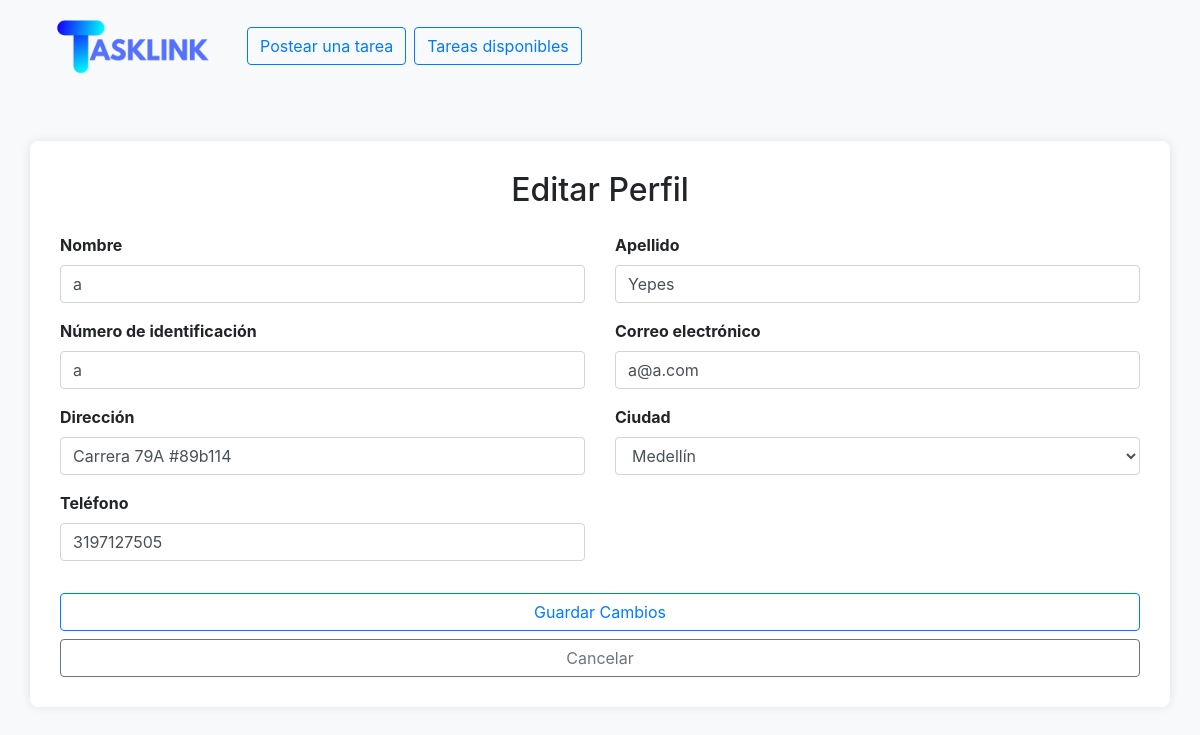
The page /editar_perfil (signed in) on the database as committed earlier.
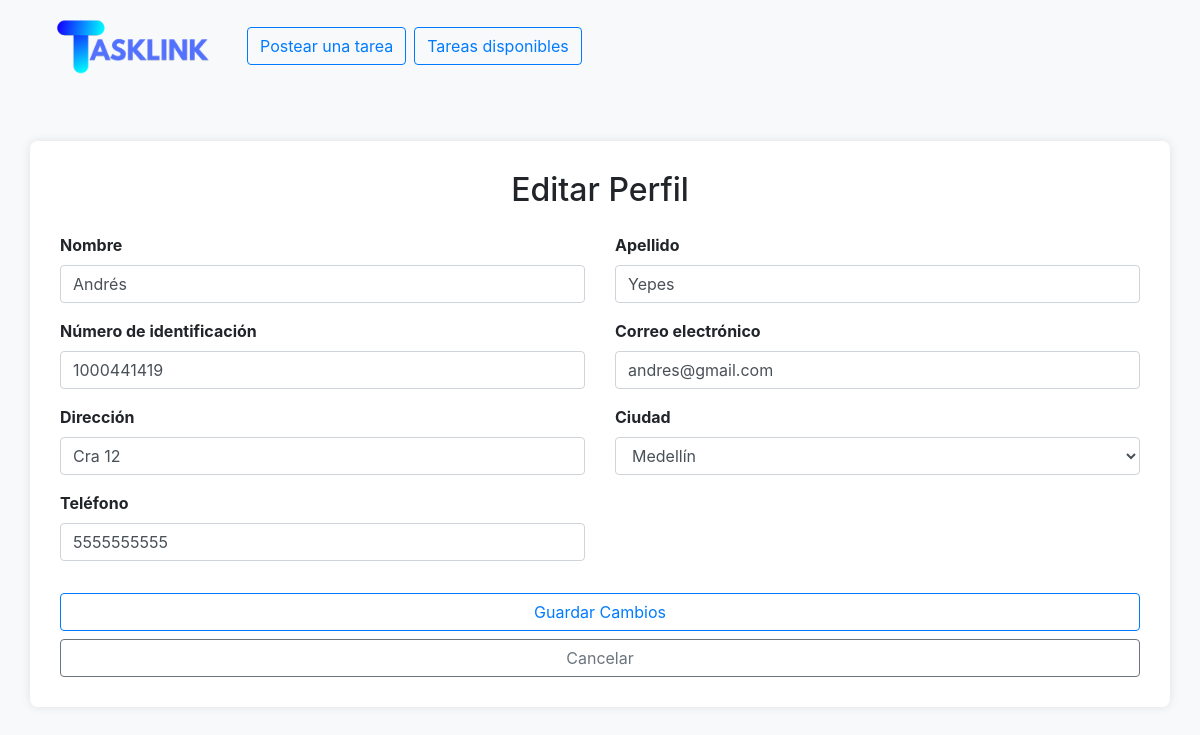
The same page on the database as committed later.
### tables this page shows
CREATE TABLE Usuarios (
    ID_usuario INTEGER PRIMARY KEY,
    Nombre TEXT NOT NULL,
    Apellido TEXT NOT NULL,
    Correo TEXT NOT NULL UNIQUE,
    Contrasena TEXT NOT NULL,
    ID_estado_usuario INTEGER,
    ID_tipo_usuario INTEGER,
    Identificacion TEXT NOT NULL UNIQUE,
    ID_ciudad INTEGER,
    Direccion TEXT,
    Telefono TEXT,
    FotoPerfil BLOB,
    FotoCedula BLOB,
    Fecha_creacion DATETIME DEFAULT CURRENT_TIMESTAMP,
    Fecha_actualizacion DATETIME DEFAULT CURRENT_TIMESTAMP,
    FOREIGN KEY (ID_estado_usuario) REFERENCES Estados_Usuarios(ID_estado_usuario),
    FOREIGN KEY (ID_tipo_usuario) REFERENCES Tipos_Usuarios(ID_tipo_usuario),
    FOREIGN KEY (ID_ciudad) REFERENCES Ciudades(ID_ciudad)
);

### app.py (the view)
@app.route('/editar_perfil', methods=['GET'])
@login_requerido
@verificar_usuario_activo
def editar_perfil():
    conn = get_db_connection()
    ciudades = conn.execute('SELECT ID_ciudad, Nombre FROM Ciudades').fetchall()
    conn.close()
    conn = get_db_connection()
    usuario = conn.execute('''
        SELECT U.*, C.Nombre AS Ciudad
        FROM Usuarios U
        LEFT JOIN Ciudades C ON U.ID_ciudad = C.ID_ciudad
        WHERE U.ID_usuario = ?
    ''', (session['user_id'],)).fetchone()
    conn.close()
    return render_template('editar_perfil.html', usuario=usuario, ciudades=ciudades)

### app.py (called while the page is built)
def get_db_connection():
    conn = sqlite3.connect('TaskLink.db')
    conn.row_factory = sqlite3.Row
    return conn

def login_requerido(f):
    @wraps(f)
    def decorador(*args, **kwargs):
        if 'user_id' not in session:
            return redirect(url_for('login'))
        return f(*args, **kwargs)
    return decorador

def verificar_usuario_activo(f):
    @wraps(f)
    def decorated_function(*args, **kwargs):
        usuario_id = session.get('user_id')  # Obtener el ID del usuario de la sesión
        if not usuario_id:
            flash('Debes iniciar sesión primero.', 'danger')
            return redirect(url_for('login'))
        conn = get_db_connection()
        estado_usuario = conn.execute(
            'SELECT ID_estado_usuario FROM Usuarios WHERE ID_usuario = ?',
            (usuario_id,)
        ).fetchone()
        conn.close()
        if estado_usuario and estado_usuario['ID_estado_usuario'] != 1:
            flash('Tu cuenta está inactiva y no puedes acceder a esta sección solo al perfil. Por favor, contacta al administrador.', 'warning')
            return redirect(url_for('index'))  # Redirige al usuario al índice
        return f(*args, **kwargs)
    return decorated_function

### templates/editar_perfil.html (shortened to what this page needs)
<!DOCTYPE html>
<html lang="es">
<head>
    <link href="https://maxcdn.bootstrapcdn.com/bootstrap/4.5.2/css/bootstrap.min.css" rel="stylesheet" />
    <link rel="stylesheet" href="/static/css/styles.css" />
</head>
<body>
    <nav class="navbar navbar-expand-lg bg-body-tertiary">
        <div class="container-fluid d-flex justify-content-between align-items-center">
            <div class="d-flex align-items-center">
                <a class="navbar-brand" href="{{ url_for('index') }}">
                    <img src="../static/images/LogoCompleto.png" alt="TaskLink Logo" width="200px">
                </a>
                <a class="btn btn-outline-primary mr-2" href="{{ url_for('agregar_solicitud') }}">Postear una tarea</a>
                <a class="btn btn-outline-primary mr-2" href="{{ url_for('tareas') }}">Tareas disponibles</a>
            </div>
        </div>
    </nav>
    <div class="container mt-5">
        <h2 class="text-center">Editar Perfil</h2>
        <form id="editProfileForm" action="/actualizar-perfil" method="POST" enctype="multipart/form-data" class="mt-4">
            <div class="row">
                <div class="col-md-6">
                    <div class="form-group">
                        <label for="nombre">Nombre</label>
                        <input type="text" class="form-control" id="nombre" name="nombre"
                            value="{{ usuario['Nombre'] }}" required />
                    </div>
                </div>
                <div class="col-md-6">
                    <div class="form-group">
                        <label for="apellido">Apellido</label>
                        <input type="text" class="form-control" id="apellido" name="apellido"
                            value="{{ usuario['Apellido'] }}" required />
                    </div>
                </div>
            </div>
            <div class="row">
                <div class="col-md-6">
                    <div class="form-group">
                        <label for="identificacion">Número de identificación</label>
                        <input type="text" class="form-control" id="identificacion" name="identificacion"
                            value="{{ usuario['Identificacion'] }}" required />
                    </div>
                </div>
                <div class="col-md-6">
                    <div class="form-group">
                        <label for="correo">Correo electrónico</label>
                        <input type="email" class="form-control" id="correo" name="correo"
                            value="{{ usuario['Correo'] }}" required />
                    </div>
                </div>
            </div>
            <div class="row">
                <div class="col-md-6">
                    <div class="form-group">
                        <label for="direccion">Dirección</label>
                        <input type="text" class="form-control" id="direccion" name="direccion"
                            value="{{ usuario['Direccion'] }}" />
                    </div>
                </div>
                <div class="col-md-6">
                    <div class="form-group">
                        <label for="ciudad">Ciudad</label>
                        {% if ciudades %}
                        <select class="form-control" id="ciudad" name="ciudad" required>
                            {% for ciudad in ciudades %}
                            <option value="{{ ciudad['ID_ciudad'] }}" {% if ciudad['Nombre']==usuario['Ciudad'] %}
                                selected {% endif %}>
                                {{ ciudad['Nombre'] }}
                            </option>
                            {% endfor %}
                        </select>
                        {% else %}
                        <select class="form-control" id="ciudad" disabled>
                            <option>No hay ciudades disponibles</option>
                        </select>
                        {% endif %}
                    </div>
                </div>
            </div>
            <div class="row">
                <div class="col-md-6">
                    <div class="form-group">
                        <label for="telefono">Teléfono</label>
                        <input type="text" class="form-control" id="telefono" name="telefono"
                            value="{{ usuario['Telefono'] }}" />
                    </div>
                </div>
            </div>
            <button type="submit" class="btn btn-outline-primary btn-block mt-3">Guardar Cambios</button>
            <a href="/profile" class="btn btn-outline-secondary btn-block mt-2">Cancelar</a>
        </form>
    </div>
</body>
</html>

### static/css/styles.css (style rules this page uses)
body { background-color: #f8f9fa; }
.container { background-color: white; border-radius: 8px; box-shadow: 0 0 10px rgba(0, 0, 0, 0.1); padding: 30px; margin-top: 50px; }
.form-group label { font-weight: bold; }
.form-control::placeholder { color: #aaa; }

Rows that differ between the two databases and show on the page:
changed Usuarios "Yepes": nombre "a" → "Andrés"; identificacion "a" → "1000441419"; correo "a@a.com" → "andres@gmail.com"; direccion "Carrera 79A #89b114" → "Cra 12"; telefono "3197127505" → "5555555555"
